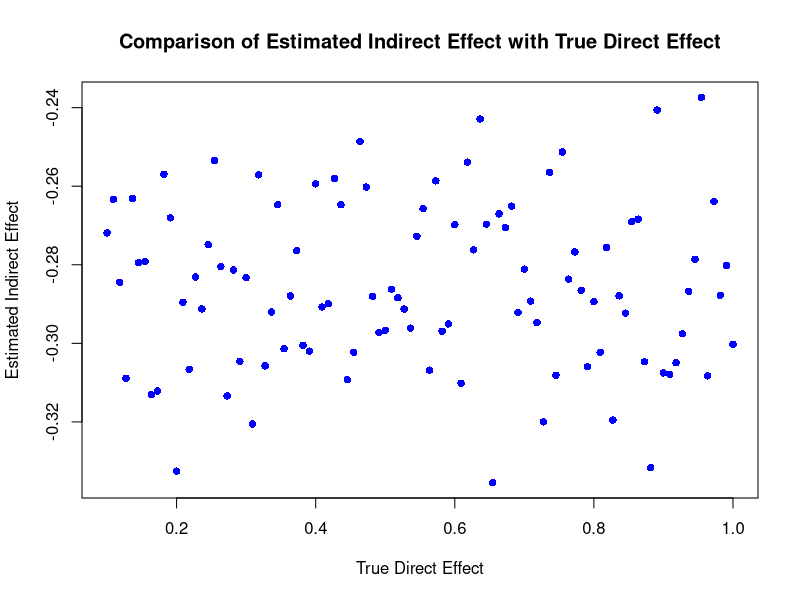
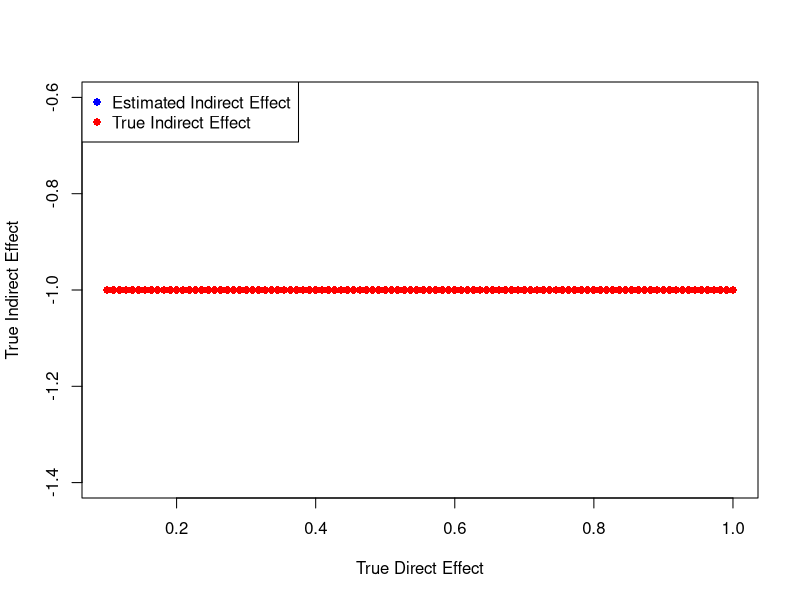

Here is the R script that generated these plots, in order:
set.seed(123)

# Model 1
# ----------


# "True" causal model

N <- 100
temperature <- runif(N)
rice_yield <- temperature + rnorm(N, sd = 0.01)
suicide <-  -rice_yield + rnorm(N, sd = 0.01)

# right answer
# mts <- lm(suicide ~ temperature)
mrt <- lm(rice_yield ~ temperature)
msr <- lm(suicide ~ rice_yield)

m1 <- msr$coefficients['rice_yield'] * mrt$coefficients['temperature']
m1


# Wrong answer
# mts <- lm(suicide ~ temperature)
mtr <- lm(rice_yield ~ temperature)
mrs <- lm(suicide ~ rice_yield + temperature)

m11 <- mrs$coefficients['rice_yield'] * mtr$coefficients['temperature']
m11


# # Right answer?
# # mts <- lm(suicide ~ temperature)
# mtr <- lm(rice_yield ~ temperature)
# mrs <- lm(suicide ~ rice_yield)
# # mrs2 <- lm(suicide ~ rice_yield + temperature)
#
# # indirect
# mrs$coefficients['rice_yield'] * mtr$coefficients['temperature']
#
# # direct
# # mrs2$coefficients['temperature']




#  Model 2

# "True" causal model

N <- 100
temperature <- runif(N)
rice_yield <- temperature + rnorm(N, sd = 0.01)
suicide <-  -rice_yield + temperature + rnorm(N, sd = 0.01)


# Right answer?
# mts <- lm(suicide ~ temperature)   ## total effect
mtr <- lm(rice_yield ~ temperature)  ##
# mrs <- lm(suicide ~ rice_yield) # Nonsense
mrs2 <- lm(suicide ~ rice_yield + temperature)
mrs2
# indirect
m2 <- mrs2$coefficients['rice_yield'] * mtr$coefficients['temperature']
m2
# direct
mrs2$coefficients['temperature']
# confint(mrs2)





# Model 3
# ----------


# "True" causal model

N <- 100
temperature <- runif(N)
unobserved <- runif(N)
rice_yield <- temperature + 0.7 * unobserved + rnorm(N, sd = 0.01)
suicide <-  -rice_yield + 0.5*unobserved + 0*temperature +  rnorm(N, sd = 0.01)


# Right answer?
mtr <- lm(rice_yield ~ temperature + unobserved)
mrs <- lm(suicide ~ rice_yield + unobserved)
#mrs2 <- lm(suicide ~ rice_yield + temperature)

# indirect
m3 <- mrs$coefficients['rice_yield'] * mtr$coefficients['temperature']
m3


# wrong  answer?
mtr <- lm(rice_yield ~ temperature + unobserved)
mrs <- lm(suicide ~ rice_yield + temperature + unobserved)

# indirect
m33 <- mrs$coefficients['rice_yield'] * mtr$coefficients['temperature']
m33


# direct
# m33 <- mrs2$coefficients['temperature']
# confint(mrs2)

# both m3 and m33 are wrong when we pretend that we don't know the unobserved variables


# Model 4

# "True" causal model

N <- 100
temperature <- runif(N)
unobserved <- runif(N)
rice_yield <- temperature + 0.7 * unobserved + rnorm(N, sd = 0.01)
suicide <-  -rice_yield + 0.5*unobserved + 0.2*temperature +  rnorm(N, sd = 0.01)

# Right answer?
mtr <- lm(rice_yield ~ temperature + unobserved)
mtr
mts <- lm(suicide ~ rice_yield + temperature + unobserved)
mts

# indirect effect
m4 <- mtr$coefficients['temperature'] * mts$coefficients['rice_yield']
m4

# direct effect
m44 <- mts$coefficients['temperature']
m44




# Model 5

# "True" causal model

N <- 100
temperature <- runif(N)
unobserved <- runif(N)
rice_yield <- temperature + 0.7 * unobserved + rnorm(N, sd = 0.01)
suicide <-  -rice_yield + 0.5*unobserved + 0.2*temperature +  rnorm(N, sd = 0.01)

# Wrong answer?
mtr <- lm(rice_yield ~ temperature)
mtr
mts <- lm(suicide ~ rice_yield + temperature)
mts

# indirect effect
m5 <- mtr$coefficients['temperature'] * mts$coefficients['rice_yield']
m5

# direct effect
m55 <- mts$coefficients['temperature']
m55






##### Write a function to check at what value of the direct effect of temp on suicide to i completely get it wrong?

N <- 100
results <- matrix(NA, ncol = 3, nrow = N)
true_direct_effect <- seq(0.1, 1, length.out = N)
true_indirect_effect <-c()
for (i in 1:N) {
  temperature <- runif(N)
  unobserved <- runif(N)
  rice_yield <- temperature + 0.7 * unobserved + rnorm(N, sd = 0.01)
  suicide <- -rice_yield + 0.5 * unobserved + true_direct_effect[i] * temperature + rnorm(N, sd = 0.01)

  true_indirect_effect[i] <-  1 * -1


  mtr <- lm(rice_yield ~ temperature)
  mts <- lm(suicide ~ rice_yield + temperature)

  # Estimated indirect effect
  estimated_indirect_effect <- mtr$coefficients['temperature'] * mts$coefficients['rice_yield']

  # Store results
  results[i, 1] <- true_direct_effect[i]
  results[i, 2] <- estimated_indirect_effect
  results[i, 3] <- true_indirect_effect[i]
}

# Plot results
plot(results[, 1], results[, 2], xlab = "True Direct Effect", ylab = "Estimated Indirect Effect",
     main = "Comparison of Estimated Indirect Effect with True Direct Effect",
     pch = 16, col = "blue")

plot(results[, 1], results[, 3], xlab = "True Direct Effect", ylab = "True Indirect Effect",
     pch = 16, col = "red")
legend("topleft", legend = c("Estimated Indirect Effect", "True Indirect Effect"),
       pch = 16, col = c("blue", "red"))
